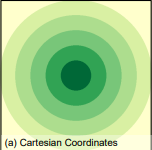
#> input picture Foveated Rendering Project/test.PNG, 152 x 150 px, found by its file name
$ python untitled0.py   (older library calls are emulated)
#> lines starting #> are read from the running program, lines starting #| are printed output that depends on the picture
# -*- coding: utf-8 -*-
"""
Created on Sun Mar 21 02:26:35 2021

@author: Dietrich
"""


import numpy as np
import cv2
from skimage import data
from skimage.transform import warp_polar, rescale
import matplotlib.pyplot as plt
from numpy.linalg import norm

img = cv2.imread('test.png')
#> img is the input picture: shape (150, 152, 3); mean B, G, R 145.3, 212.7, 169.7
H = len(img[:,0])
#> H = 150
W = len(img[0,:])
#> W = 152

x0 = W/2
#> x0 = 76
y0 = H/2
#> y0 = 75

warp = warp_polar(img, scaling = 'log', multichannel=True)
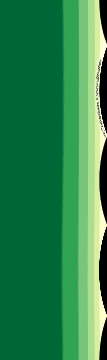
#> warp: shape (360, 107, 3) float64; mean B, G, R 0.298, 0.519, 0.171


fig, axes = plt.subplots(2, 2, figsize=(8, 8))
ax = axes.ravel()
ax[0].imshow(img)
ax[1].imshow(warp)
scale = [0.5,0.5]
rescaled = rescale(img, scale, multichannel=True)
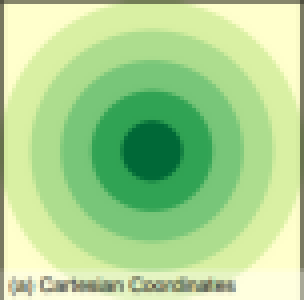
#> rescaled: shape (75, 76, 3) float64 (shown 4 times larger); mean B, G, R 0.57, 0.835, 0.666
rescaled_warped = warp_polar(rescaled, scaling='log', multichannel=True)
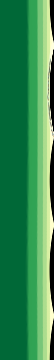
#> rescaled_warped: shape (360, 54, 3) float64; mean B, G, R 0.313, 0.541, 0.201
ax[2].imshow(rescaled)
ax[3].imshow(rescaled_warped)
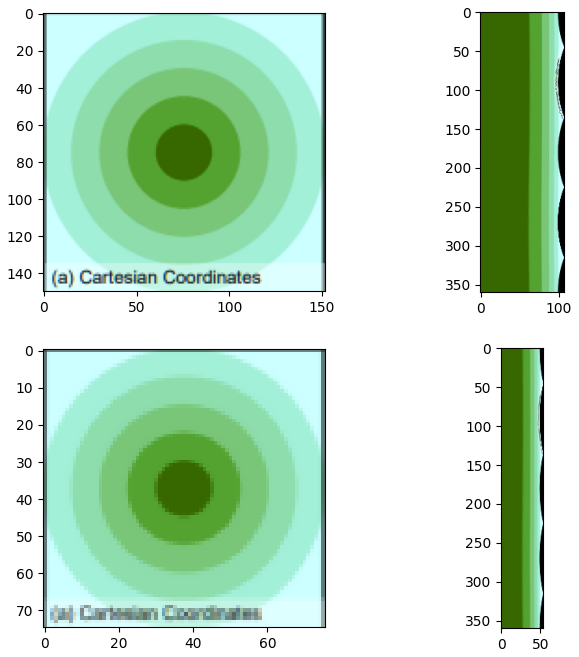
#> figure drawn by matplotlib, 4 panels; B, G, R data is drawn as R, G, B

$ run again, with Foveated Rendering Project/fox.png copied over Foveated Rendering Project/test.PNG
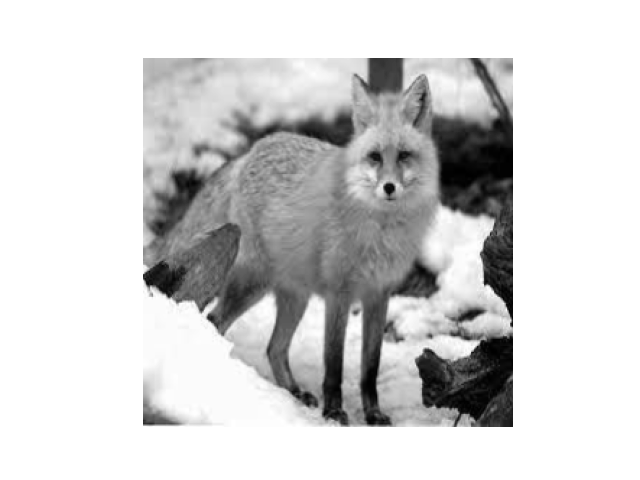
#> input picture Foveated Rendering Project/fox.png, 640 x 480 px, found by its file name
#> img is the input picture: shape (480, 640, 3); min 0, max 255, mean 208.5
#> H = 480
#> W = 640
#> x0 = 320
#> y0 = 240
#> `rescaled_warped = warp_polar(rescaled, scaling='log', multichannel=True)`:
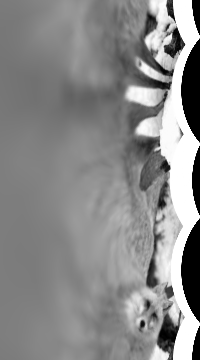
#> rescaled_warped: shape (360, 200, 3) float64; min 0, max 1, mean 0.54
#> `ax[3].imshow(rescaled_warped)`:
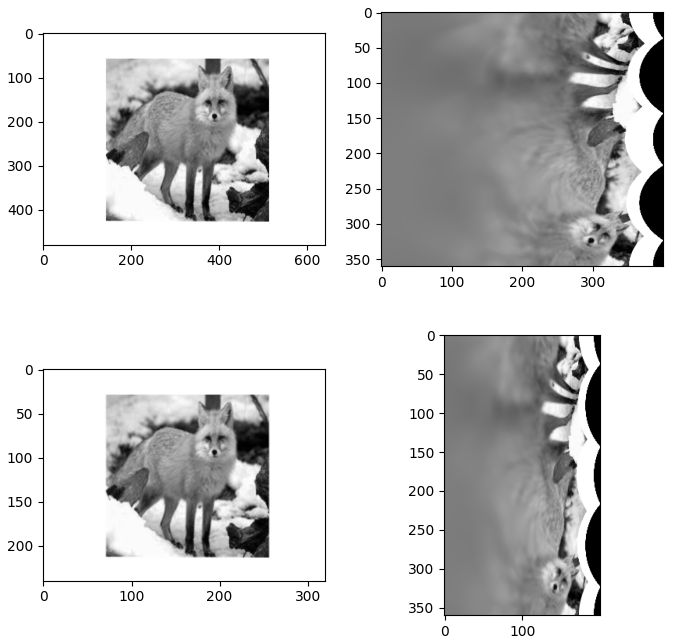
#> figure drawn by matplotlib, 4 panels
